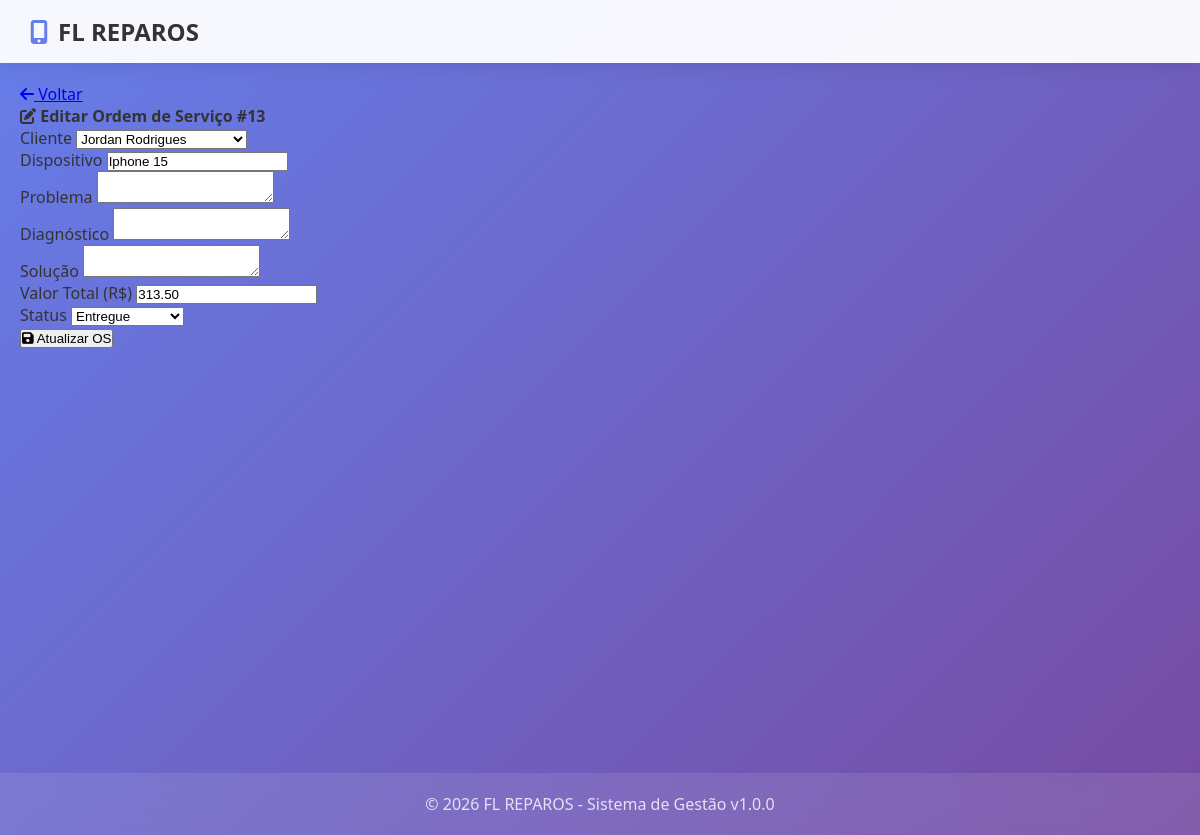
/modules/service_orders/edit.php?id=13, run on the app's committed database.
### tables this page shows
CREATE TABLE `service_orders` (
  `id` int(11) NOT NULL AUTO_INCREMENT,
  `customer_id` int(11) NOT NULL,
  `entry_datetime` datetime NOT NULL DEFAULT current_timestamp(),
  `exit_datetime` datetime DEFAULT NULL,
  `user_id` int(11) NOT NULL,
  `device` varchar(200) NOT NULL,
  `device_type` varchar(50) DEFAULT 'celular',
  `problem` text NOT NULL,
  `diagnosis` text DEFAULT NULL,
  `solution` text DEFAULT NULL,
  `total_cost` decimal(10,2) DEFAULT 0.00,
  `discount` decimal(10,2) DEFAULT 0.00,
  `payment_method` enum('dinheiro','pix','cartao_credito','cartao_debito') DEFAULT NULL,
  `payment_methods` text DEFAULT NULL,
  `installments` int(11) DEFAULT 1,
  `status` enum('open','in_progress','completed','invoiced','delivered','cancelled') DEFAULT 'open',
  `technical_report` text DEFAULT NULL,
  `reported_problem` text DEFAULT NULL,
  `customer_observations` text DEFAULT NULL,
  `internal_observations` text DEFAULT NULL,
  `device_powers_on` enum('sim','nao') DEFAULT 'sim',
  `device_password` varchar(100) DEFAULT NULL,
  `password_pattern` varchar(50) DEFAULT NULL,
  `checklist_case` tinyint(1) DEFAULT 0,
  `checklist_screen_protector` tinyint(1) DEFAULT 0,
  `checklist_camera` tinyint(1) DEFAULT 0,
  `checklist_housing` tinyint(1) DEFAULT 0,
  `checklist_lens` tinyint(1) DEFAULT 0,
  `checklist_battery` tinyint(1) DEFAULT 0,
  `checklist_buttons` tinyint(1) DEFAULT 0,
  `checklist_chip_tray` tinyint(1) DEFAULT 0,
  `checklist_charger` tinyint(1) DEFAULT 0,
  `checklist_headphones` tinyint(1) DEFAULT 0,
  `technician_name` varchar(100) DEFAULT NULL,
  `assistant_name` varchar(100) DEFAULT NULL,
  `created_at` timestamp NULL DEFAULT current_timestamp(),
  `updated_at` timestamp NULL DEFAULT current_timestamp() ON UPDATE current_timestamp(),
  `warranty_expiration` date DEFAULT NULL,
  `change_amount` decimal(10,2) DEFAULT 0.00,
  `deposit_amount` decimal(10,2) DEFAULT 0.00,
  `checklist_lens_condition` varchar(100) DEFAULT NULL,
  `checklist_back_cover` varchar(200) DEFAULT NULL,
  `checklist_screen` tinyint(1) DEFAULT 0,
  `checklist_connector` tinyint(1) DEFAULT 0,
  `checklist_camera_front_back` varchar(50) DEFAULT NULL,
  `checklist_face_id` tinyint(1) DEFAULT 0,
  `checklist_sim_card` tinyint(1) DEFAULT 0,
  `warranty_period` varchar(50) DEFAULT '90 dias',
  `image` varchar(255) DEFAULT NULL,
  `attendant_name` varchar(100) DEFAULT NULL,
  PRIMARY KEY (`id`),
  KEY `customer_id` (`customer_id`),
  KEY `user_id` (`user_id`),
  CONSTRAINT `service_orders_ibfk_1` FOREIGN KEY (`customer_id`) REFERENCES `customers` (`id`),
  CONSTRAINT `service_orders_ibfk_2` FOREIGN KEY (`user_id`) REFERENCES `users` (`id`)
);

CREATE TABLE `customers` (
  `id` int(11) NOT NULL AUTO_INCREMENT,
  `name` varchar(100) NOT NULL,
  `cpf_cnpj` varchar(18) DEFAULT NULL,
  `phone` varchar(20) DEFAULT NULL,
  `birth_date` date DEFAULT NULL,
  `email` varchar(100) DEFAULT NULL,
  `address` text DEFAULT NULL,
  `neighborhood` varchar(100) DEFAULT NULL,
  `city` varchar(100) DEFAULT NULL,
  `state` varchar(2) DEFAULT NULL,
  `zipcode` varchar(10) DEFAULT NULL,
  `notes` text DEFAULT NULL,
  `created_at` timestamp NULL DEFAULT current_timestamp(),
  `updated_at` timestamp NULL DEFAULT current_timestamp() ON UPDATE current_timestamp(),
  `deleted_at` timestamp NULL DEFAULT NULL COMMENT 'Data de deleção (soft delete)',
  PRIMARY KEY (`id`),
  KEY `idx_deleted_at` (`deleted_at`)
);

### modules/service_orders/edit.php (the view, shortened to what this page needs)
<?php
include('../../config/database.php');
include('../../includes/header.php');
$id = $_GET['id'];
$stmt = $conn->prepare("SELECT * FROM service_orders WHERE id = ?");
$stmt->execute([$id]);
$order = $stmt->fetch(PDO::FETCH_ASSOC);
$stmt_clients = $conn->prepare("SELECT id, name FROM customers ORDER BY name ASC");
$stmt_clients->execute();
$customers = $stmt_clients->fetchAll(PDO::FETCH_ASSOC);
?>
<div class="container mt-4">
    <div class="d-flex justify-content-between align-items-center mb-3">
        <div>
            <a href="index.php" class="btn btn-secondary me-2">
                <i class="fas fa-arrow-left"></i> Voltar
            </a>
            <h4 class="d-inline"><i class="fas fa-edit"></i> Editar Ordem de Serviço #<?= htmlspecialchars($order['id']) ?></h4>
        </div>
    </div>
    <div class="card shadow-sm rounded-3">
        <div class="card-body">
            <form method="POST">
                <div class="row mb-3">
                    <div class="col-md-6">
                        <label class="form-label">Cliente</label>
                        <select name="customer_id" class="form-control" required>
                            <?php foreach ($customers as $customer): ?>
                                <option value="<?= $customer['id'] ?>"
                                    <?= ($customer['id'] == $order['customer_id']) ? 'selected' : '' ?>>
                                    <?= htmlspecialchars($customer['name']) ?>
                                </option>
                            <?php endforeach; ?>
                        </select>
                    </div>
                    <div class="col-md-6">
                        <label class="form-label">Dispositivo</label>
                        <input type="text" name="device" value="<?= htmlspecialchars($order['device']) ?>" class="form-control" required>
                    </div>
                </div>
                <div class="row mb-3">
                    <div class="col-md-6">
                        <label class="form-label">Problema</label>
                        <textarea name="problem" class="form-control" required><?= htmlspecialchars($order['problem']) ?></textarea>
                    </div>
                    <div class="col-md-6">
                        <label class="form-label">Diagnóstico</label>
                        <textarea name="diagnosis" class="form-control"><?= htmlspecialchars($order['diagnosis']) ?></textarea>
                    </div>
                </div>
                <div class="row mb-3">
                    <div class="col-md-6">
                        <label class="form-label">Solução</label>
                        <textarea name="solution" class="form-control"><?= htmlspecialchars($order['solution']) ?></textarea>
                    </div>
                    <div class="col-md-3">
                        <label class="form-label">Valor Total (R$)</label>
                        <input type="number" step="0.01" name="total_cost" value="<?= htmlspecialchars($order['total_cost']) ?>" class="form-control">
                    </div>
                    <div class="col-md-3">
                        <label class="form-label">Status</label>
                        <select name="status" class="form-control">
                            <?php
                            $statuses = [
                                'open' => 'Aberta',
                                'in_progress' => 'Em andamento',
                                'completed' => 'Concluída',
                                'delivered' => 'Entregue',
                                'cancelled' => 'Cancelada'
                            ];
                            foreach ($statuses as $value => $label): ?>
                                <option value="<?= $value ?>" <?= ($order['status'] == $value) ? 'selected' : '' ?>>
                                    <?= $label ?>
                                </option>
                            <?php endforeach; ?>
                        </select>
                    </div>
                </div>
                <div class="text-end">
                    <button type="submit" class="btn btn-primary">
                        <i class="fas fa-save"></i> Atualizar OS
                    </button>
                </div>
            </form>
        </div>
    </div>
</div>
<?php include('../../includes/footer.php'); ?>

### assets/css/main.css (style rules this page uses)
* { margin: 0; padding: 0; box-sizing: border-box; }
body { font-family: 'Segoe UI', Tahoma, Geneva, Verdana, sans-serif; background: linear-gradient(135deg, #667eea 0%, #764ba2 100%); min-height: 100vh; color: #333; }
.container { max-width: 1400px; margin: 0 auto; padding: 20px; }

### includes/header.php (style rules this page uses)
* { margin: 0; padding: 0; box-sizing: border-box; }
body { font-family: 'Segoe UI', Tahoma, Geneva, Verdana, sans-serif; background: linear-gradient(135deg, #667eea 0%, #764ba2 100%); min-height: 100vh; }

### data on the page
service_orders: id "13", customer_id "Jordan Rodrigues", device "Iphone 15", total_cost "313.50", status "Entregue"

### other printed values
APP_NAME "FL REPAROS"
APP_VERSION "1.0.0"
